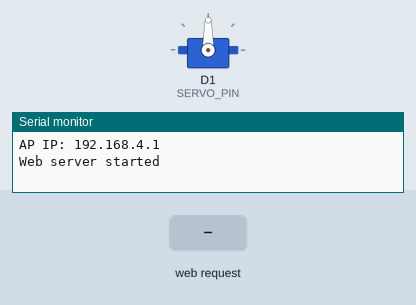
Simulated run of this sketch. Board: ESP8266 (NodeMCU). Parts: servo, the last lines printed to the serial monitor. The test bench sets the inputs (shaded band).

Above: at 1.2 s.
1.3 s: HTTP request GET /angle?value=1 received
At 2.3 s:
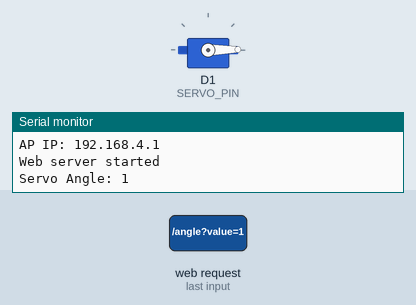
2.8 s: HTTP request GET /angle?value=120 received
At 3.5 s:
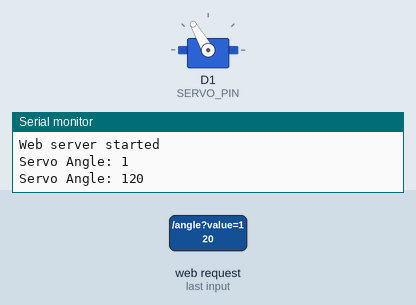
Timing chart, 0 to 5.8 s (numbered marks = the images above; inputs shaded):
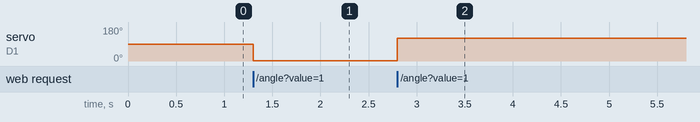

Measured:
- after the input at 1.3 s, servo on D1 (SERVO_PIN): 90° → 1° at once
- after the input at 2.8 s, servo on D1 (SERVO_PIN): 1° → 120° at once

The sketch:

ap.ino
```cpp
#include <ESP8266WiFi.h>
#include <ESP8266WebServer.h>
#include <Servo.h>

#define SERVO_PIN D1   // GPIO5

const char* ssid = "Servo_Control";
const char* password = "12345678";

ESP8266WebServer server(80);
Servo myServo;

int servoAngle = 0;

// HTML page with slider
String htmlPage = R"rawliteral(
<!DOCTYPE html>
<html>
<head>
  <meta name="viewport" content="width=device-width, initial-scale=1">
  <title>Servo Control</title>
</head>
<body>
  <h2>Servo Motor Control</h2>
  <input type="range" min="0" max="180" value="0"
         oninput="sendAngle(this.value)">
  <p>Angle: <span id="val">0</span>°</p>

<script>
function sendAngle(val) {
  document.getElementById('val').innerHTML = val;
  fetch('/angle?value=' + val);
}
</script>
</body>
</html>
)rawliteral";

// Handle slider input
void handleAngle() {
  if (server.hasArg("value")) {
    servoAngle = server.arg("value").toInt();
    myServo.write(servoAngle);
    Serial.print("Servo Angle: ");
    Serial.println(servoAngle);
  }
  server.send(200, "text/plain", "OK");
}

void setup() {
  Serial.begin(9600);

  myServo.attach(SERVO_PIN);

  // Start WiFi Hotspot
  WiFi.softAP(ssid, password);
  Serial.print("AP IP: ");
  Serial.println(WiFi.softAPIP());

  // Web server routes
  server.on("/", []() {
    server.send(200, "text/html", htmlPage);
  });

  server.on("/angle", handleAngle);

  server.begin();
  Serial.println("Web server started");
}

void loop() {
  server.handleClient();
}
```
